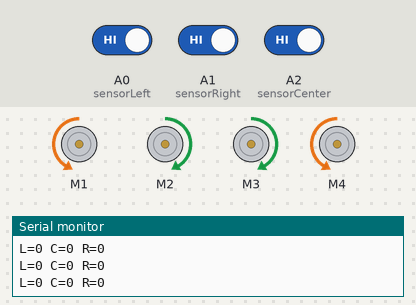
Simulated run of this sketch. Board: Arduino Uno, built with avr-gcc and run on an emulated ATmega328P. Parts: 4 × DC motor (green arrow = forward, orange = backward, longer = faster), the last lines printed to the serial monitor. The test bench sets the inputs (shaded band); at power-on: A0 (sensorLeft) HIGH, A1 (sensorRight) HIGH, A2 (sensorCenter) HIGH.

Above: at 4.2 s.
4.3 s: A0 (sensorLeft) driven LOW
At 4.8 s:
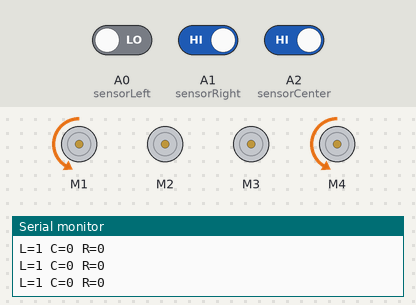
5.8 s: A1 (sensorRight) driven LOW
At 7.0 s:
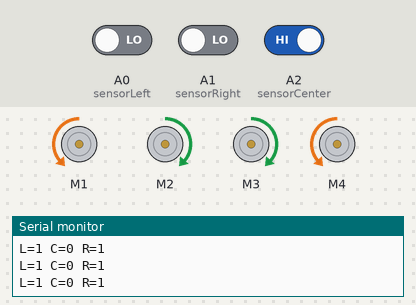
7.3 s: A0 (sensorLeft) driven HIGH
At 8.3 s:
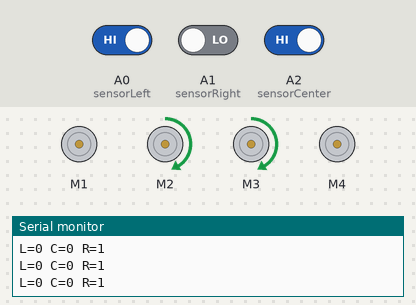
Timing chart, 0 to 10.3 s (numbered marks = the images above; inputs shaded):
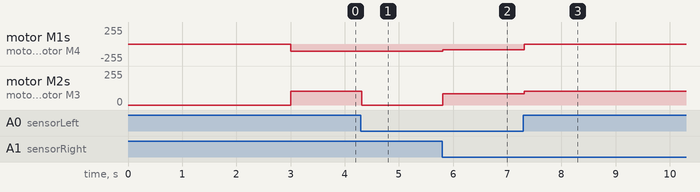

The sketch:

IR_Line_Follower.ino
```cpp
/*
 * Line Follower - Smooth Continuous v2
 * Platform: Arduino UNO R3 + HW-130 Motor Shield
 * 3 sensors: Left(A1), Center(A2), Right(A0)
 *
 * Motor directions (sensors face forward):
 *   M1 (front left):  BACKWARD = real forward
 *   M2 (front right): FORWARD  = real forward
 *   M3 (rear left):   FORWARD  = real forward
 *   M4 (rear right):  BACKWARD = real forward
 */

#include <AFMotor.h>

AF_DCMotor motor1(1);
AF_DCMotor motor2(2);
AF_DCMotor motor3(3);
AF_DCMotor motor4(4);

const int sensorLeft   = A0;
const int sensorRight  = A1;
const int sensorCenter = A2;

// --- ADJUST THESE TO TUNE ---
int straightSpeed = 85;   // default forward speed
int turnSpeed = 105;      // correction/turn speed
int curveSpeed = 0;       // inner wheel stops on curves for sharper turns
int lastTurn = 0;

void setup() {
  pinMode(sensorLeft, INPUT);
  pinMode(sensorCenter, INPUT);
  pinMode(sensorRight, INPUT);

  motor1.run(RELEASE); motor2.run(RELEASE);
  motor3.run(RELEASE); motor4.run(RELEASE);

  Serial.begin(9600);
  Serial.println("Smooth Line Follower v2");
  delay(3000);
}

void loop() {
  int L = !digitalRead(sensorLeft);
  int C = !digitalRead(sensorCenter);
  int R = !digitalRead(sensorRight);

  Serial.print("L="); Serial.print(L);
  Serial.print(" C="); Serial.print(C);
  Serial.print(" R="); Serial.println(R);

  if (C && !L && !R) {
    // Center only - slight right bias for circular track
    driveMotors(straightSpeed + 10, straightSpeed);
    lastTurn = 0;
  }
  else if (C && L && !R) {
    // Center + left - gentle left (right wheels faster)
    driveMotors(curveSpeed, turnSpeed);
    lastTurn = -1;
  }
  else if (C && !L && R) {
    // Center + right - gentle right (left wheels faster)
    driveMotors(turnSpeed, curveSpeed);
    lastTurn = 1;
  }
  else if (L && !C && !R) {
    // Left only - line goes left, follow it
    driveMotors(0, turnSpeed);
    lastTurn = -1;
  }
  else if (R && !C && !L) {
    // Right only - line goes right, follow it
    driveMotors(turnSpeed, 0);
    lastTurn = 1;
  }
  else if (!L && !C && !R) {
    // Lost line - search in last known direction
    if (lastTurn == -1) {
      driveMotors(0, turnSpeed);
    } else if (lastTurn == 1) {
      driveMotors(turnSpeed, 0);
    } else {
      driveMotors(turnSpeed, turnSpeed);
    }
  }
  else if (L && C && R) {
    // All on line - stop
    stopMotors();
  }
  else {
    driveMotors(straightSpeed, straightSpeed);
  }

  delay(5);
}

// Single function - set both sides, always forward
void driveMotors(int leftSpeed, int rightSpeed) {
  // M2/M3 = physical left side (front left + rear left)
  if (leftSpeed > 0) {
    motor2.setSpeed(leftSpeed); motor2.run(FORWARD);
    motor3.setSpeed(leftSpeed); motor3.run(FORWARD);
  } else {
    motor2.run(RELEASE);
    motor3.run(RELEASE);
  }

  // M1/M4 = physical right side (front right + rear right)
  if (rightSpeed > 0) {
    motor1.setSpeed(rightSpeed); motor1.run(BACKWARD);
    motor4.setSpeed(rightSpeed); motor4.run(BACKWARD);
  } else {
    motor1.run(RELEASE);
    motor4.run(RELEASE);
  }
}

void stopMotors() {
  motor1.run(RELEASE); motor2.run(RELEASE);
  motor3.run(RELEASE); motor4.run(RELEASE);
}
```

Measured:
- after the input at 4.3 s, motor M2, motor M3: forward 105/255 → stopped at once
- after the input at 5.8 s, motor M1, motor M4: backward 105/255 → backward 85/255 at once; motor M2, motor M3: stopped → forward 85/255 at once
- after the input at 7.3 s, motor M1, motor M4: backward 85/255 → stopped at once; motor M2, motor M3: forward 85/255 → forward 105/255 at once
